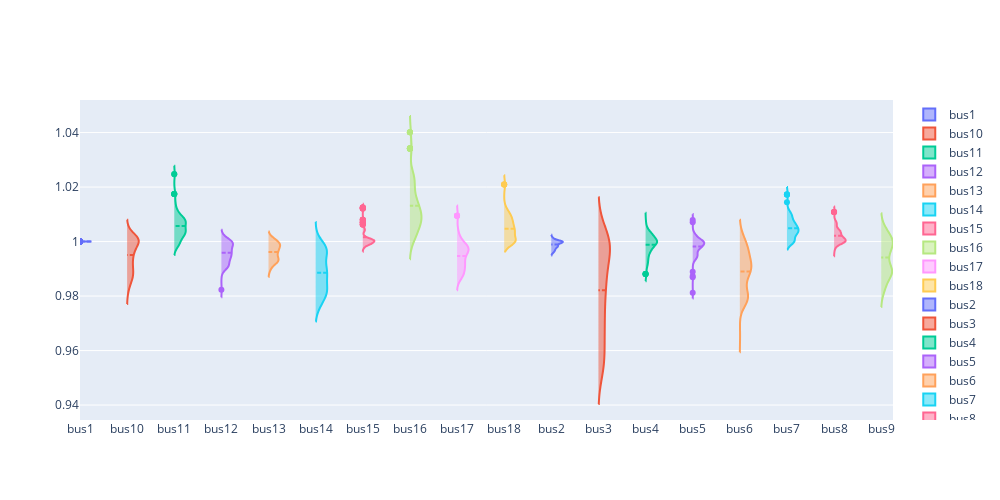

The code cell stored with this chart in its notebook:
### Code cell
df_bus =invert(filter(df, type = 'bus'))
fig = go.Figure()

ids = df_bus['id'].drop_duplicates().to_list()

for id in ids:
    fig.add_trace(go.Violin(x=df_bus['id'][df_bus['id'] == id],
                            y=df_bus['vm_pu'][df_bus['id'] == id],
                            name=id,
                            #box_visible=True,
                            meanline_visible=True,
                            side='positive',
                            orientation = 'v'
                           )     
                 )
fig.update_layout(width=1000, height = 500)
fig.show()

### Figure 1 — Plotly figure (JSON) as saved in the notebook; plotly's stock layout.template omitted (floating-point values rounded to 4 significant figures; data arrays with more than 128 entries replaced by an {"elided": "..."} marker saying what was removed)
{"data": [{"meanline": {"visible": true}, "name": "bus1", "orientation": "v", "side": "positive", "type": "violin", "x": {"elided": "160 str values"}, "y": {"elided": "160 float values"}}, {"meanline": {"visible": true}, "name": "bus10", "orientation": "v", "side": "positive", "type": "violin", "x": {"elided": "160 str values"}, "y": {"elided": "160 float values"}}, {"meanline": {"visible": true}, "name": "bus11", "orientation": "v", "side": "positive", "type": "violin", "x": {"elided": "160 str values"}, "y": {"elided": "160 float values"}}, {"meanline": {"visible": true}, "name": "bus12", "orientation": "v", "side": "positive", "type": "violin", "x": {"elided": "160 str values"}, "y": {"elided": "160 float values"}}, {"meanline": {"visible": true}, "name": "bus13", "orientation": "v", "side": "positive", "type": "violin", "x": {"elided": "160 str values"}, "y": {"elided": "160 float values"}}, {"meanline": {"visible": true}, "name": "bus14", "orientation": "v", "side": "positive", "type": "violin", "x": {"elided": "160 str values"}, "y": {"elided": "160 float values"}}, {"meanline": {"visible": true}, "name": "bus15", "orientation": "v", "side": "positive", "type": "violin", "x": {"elided": "160 str values"}, "y": {"elided": "160 float values"}}, {"meanline": {"visible": true}, "name": "bus16", "orientation": "v", "side": "positive", "type": "violin", "x": {"elided": "160 str values"}, "y": {"elided": "160 float values"}}, {"meanline": {"visible": true}, "name": "bus17", "orientation": "v", "side": "positive", "type": "violin", "x": {"elided": "160 str values"}, "y": {"elided": "160 float values"}}, {"meanline": {"visible": true}, "name": "bus18", "orientation": "v", "side": "positive", "type": "violin", "x": {"elided": "160 str values"}, "y": {"elided": "160 float values"}}, {"meanline": {"visible": true}, "name": "bus2", "orientation": "v", "side": "positive", "type": "violin", "x": {"elided": "160 str values"}, "y": {"elided": "160 float values"}}, {"meanline": {"visible": true}, "name": "bus3", "orientation": "v", "side": "positive", "type": "violin", "x": {"elided": "160 str values"}, "y": {"elided": "160 float values"}}, {"meanline": {"visible": true}, "name": "bus4", "orientation": "v", "side": "positive", "type": "violin", "x": {"elided": "160 str values"}, "y": {"elided": "160 float values"}}, {"meanline": {"visible": true}, "name": "bus5", "orientation": "v", "side": "positive", "type": "violin", "x": {"elided": "160 str values"}, "y": {"elided": "160 float values"}}, {"meanline": {"visible": true}, "name": "bus6", "orientation": "v", "side": "positive", "type": "violin", "x": {"elided": "160 str values"}, "y": {"elided": "160 float values"}}, {"meanline": {"visible": true}, "name": "bus7", "orientation": "v", "side": "positive", "type": "violin", "x": {"elided": "160 str values"}, "y": {"elided": "160 float values"}}, {"meanline": {"visible": true}, "name": "bus8", "orientation": "v", "side": "positive", "type": "violin", "x": {"elided": "160 str values"}, "y": {"elided": "160 float values"}}, {"meanline": {"visible": true}, "name": "bus9", "orientation": "v", "side": "positive", "type": "violin", "x": {"elided": "160 str values"}, "y": {"elided": "160 float values"}}], "layout": {"height": 500, "width": 1000}}
